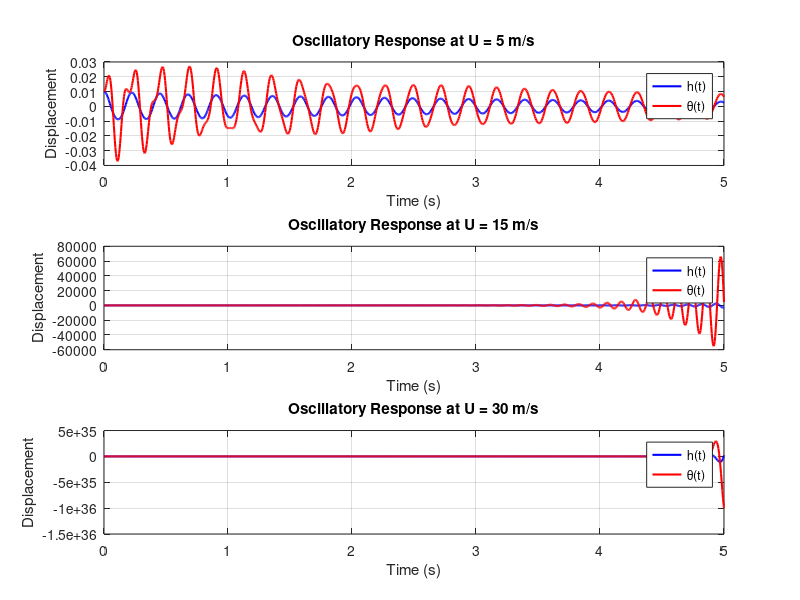

This figure's MATLAB source:
clc;
clear;

% Given constants
c = 0.2540;
b = c/2;
m = 3.3843;
I = 0.0135;
rho = 1.225;
a = -0.5;
sa = 0.0859;
Kh = 2818.8;
Kt = 37.3;

Mh = m;
Mt = I;
Mc = sa;
M = [Mh, Mc; Mc, Mt];
K = [Kh, 0; 0, Kt];

% Velocity values
U_vals = [5, 15, 30];  % representative velocities to simulate
tspan = [0 5];         % simulation time span
init_cond = [0.01; 0.01; 0; 0]; % [h; theta; h_dot; theta_dot] initial conditions
theodorsen_Ck = @(k) besselh(1,2,1i*k) ./ (besselh(1,2,1i*k) + 1i * besselh(0,2,1i*k));
figure;
for i = 1:length(U_vals)
    U_eff = U_vals(i);

    % Compute reduced frequency and Theodorsen coefficient
    eigs_undamped = eig(M + (1/U_eff)*(M \ K));
    omega = sqrt(max(real(eigs_undamped)));
    k = omega * b / U_eff;
    Ck = theodorsen_Ck(k);

    % Non-conservative Mass and Damping matrices
    M_nc = pi*rho*b^2 * [1, -b*a; -b*a, (0.125 + a^2)*b^2];
    C_nc = [0, pi*rho*U_eff*b^2; 
            0, pi*rho*U_eff*(0.5 - a)*b^3];

    % Aerodynamic damping and stiffness
    C_aero = pi * rho * b^2 * ...
        [2/b, 2*U_eff*(0.5 - a); 
        -2*U_eff*(a + 0.5), -2*U_eff*(a + 0.5)*(0.5 - 1)*b] * Ck;

    K_aero = 2 * pi * rho * b * ...
        [0, U_eff^2; 
         0, -(a + 0.5)*b*U_eff^2] * Ck;

    % Total matrices
    M_total = M + M_nc;
    C_total = C_nc + C_aero;
    K_total = K + K_aero;

    % Convert to state-space (1st-order system)
    A = [zeros(2), eye(2);
        -M_total \ K_total, -M_total \ C_total];

    % Solve ODE
    ode_sys = @(t, x) A * x;
    [t, x] = ode45(ode_sys, tspan, init_cond);

    % Plot results
    subplot(length(U_vals), 1, i);
    plot(t, x(:,1), 'b', 'LineWidth', 1.5); hold on;
    plot(t, x(:,2), 'r', 'LineWidth', 1.5);
    title(['Oscillatory Response at U = ', num2str(U_eff), ' m/s']);
    xlabel('Time (s)');
    ylabel('Displacement');
    legend('h(t)', '\theta(t)');
    grid on;
end
